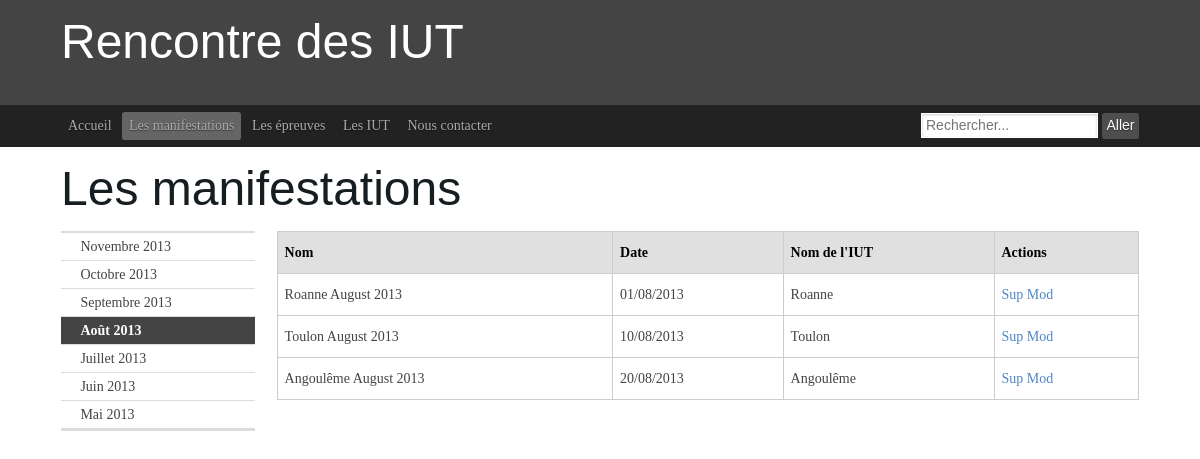
The app's page /manifs.php?date=01/8/2013 with its own data.
### tables this page shows
create table manifestation (
numMan int(5) not null auto_increment,
nomMan varchar(80),
dateMan date,
noIut int(5) not null,
primary key (numMan),
foreign key (noIut) references iut(noIut)
);

create table iut (
noIut int(5) not null auto_increment,
nomIut varchar(80),
adresse varchar(80),
nbEtudiants int(5),
primary key (noIut)
);

### queryUtil.php (called while the page is built, shortened)
<?php
function query($query) {
    $bdd = mysqli_connect('aquassaut.pwnz.org','proje','tbdd','projet');
    $result = mysqli_query($bdd, $query);
    return mysqli_fetch_all($result);
}
?>

### manifs.php (the view, shortened to what this page needs)
<?php
require_once "queryUtil.php";
require_once "pageTemplate.php";
function surroundingMonths($date) {
    echo('
                    <aside class="ym-g18 ym-gl ym-vlist">
                        <ul>
    ');
    $monthToString = [
        "Janvier",
        "Février",
        "Mars",
        "Avril",
        "Mai",
        "Juin",
        "Juillet",
        "Août",
        "Septembre",
        "Octobre",
        "Novembre",
        "Décembre"
    ];
    $arrayDate = explode("/", $date);
    $month = $arrayDate[1] - 1;
    for ($i = 3; $i >= -3; $i -= 1) {
        $m = $month + $i;
        $y = $arrayDate[2];
        if ($m < 0) {
            $y -= 1;
            $m += 12;
        } elseif ($m > 11) {
            $y += 1;
            $m -= 12;
        } elseif($i === 0) {
            echo ('
                            <li class="active"><strong>'.$monthToString[$m].' '.$y.'</strong></li>
            ');
            continue;
        }
        echo ('
                            <li><a href="?date=01/'.($m + 1).'/'.$y.'">'.$monthToString[$m].' '.$y.'</a></li>
        ');
    }
    echo('
                        </ul>
                    </aside>
    ');
}
function selectAllManifestationsInMonth($date) {
    $arrayDate = explode("/", $date);
    $m = $arrayDate[1];
    $y = $arrayDate[2];
    $q = 'select nomMan, date_format(dateMan, "%d/%m/%Y"), nomIut from manifestation as m
          inner join iut as i on m.noIut = i.noIut
          where month(dateMan) = '.$m.' and year(dateMan) = '.$y.' order by dateMan;';
    return query($q);
}
function printManifestations($date) {
    $manifs = selectAllManifestationsInMonth($date);
    echo('
                    <article class="ym-g80 ym-gr ym-content">
                        <table class="bordertable">
                            <thead>
                                <tr>
                                    <th>Nom</th>
                                    <th>Date</th>
                                    <th>Nom de l\'IUT</th>
                                    <th>Actions</th>
                                </tr>
                            </thead>
                            <tbody>
    ');
    foreach($manifs as $manif) {
        echo('
                                <tr>
                                    <td>'.$manif[0].'</td>
                                    <td>'.$manif[1].'</td>
                                    <td>'.$manif[2].'</td>
                                    <td><a href="#">Sup</a> <a href="#">Mod</a></td>
                                </tr>
        ');
    }
    echo('
                            </tbody>
                        </table>
                    </article>
    ');
}
$date = date("d/m/Y");
if (isset($_GET['date'])) {
    $date = $_GET['date'];
}
surroundingMonths($date);
printManifestations($date);
?>

### records on screen
manifestation: nomMan "Roanne August 2013", manif "01/08/2013", noIut.nomIut "Roanne"
manifestation: nomMan "Toulon August 2013", manif "10/08/2013", noIut.nomIut "Toulon"
manifestation: nomMan "Angoulême August 2013", manif "20/08/2013", noIut.nomIut "Angoulême"

### other values on screen
$page[1] "Accueil"
$page[1] "Les manifestations"
$page[1] "Les épreuves"
$page[1] "Les IUT"
$page[1] "Nous contacter"
$title "Les manifestations"
$monthToString[$m] "Novembre"
$y "2013"
$monthToString[$m] "Octobre"
$monthToString[$m] "Septembre"
$monthToString[$m] "Août"
$monthToString[$m] "Juillet"
$monthToString[$m] "Juin"
$monthToString[$m] "Mai"
